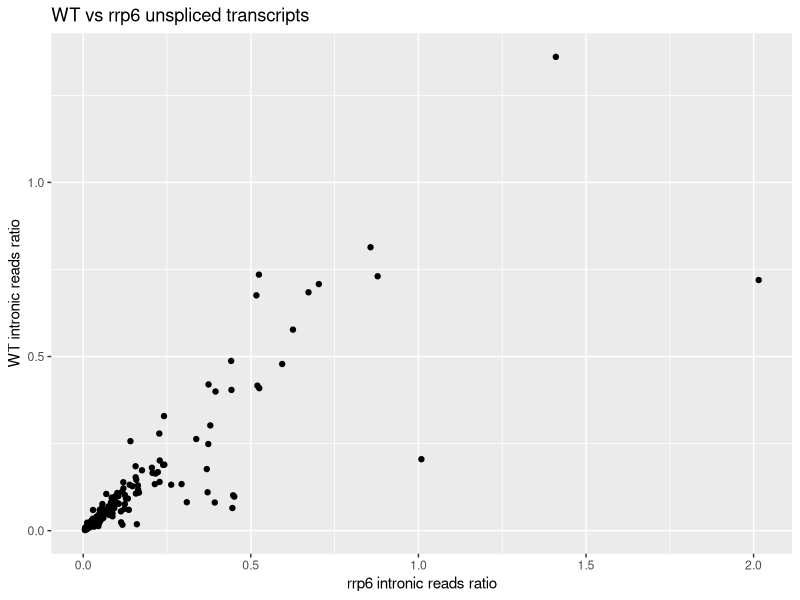
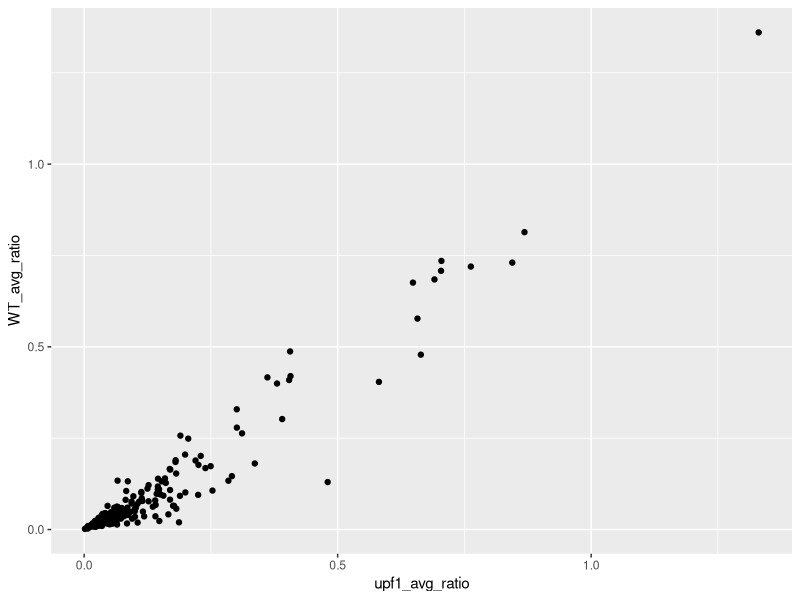

Write the R code that produced these figures, in order.
upf1_rrp6_ratios <- read.csv(file = "UPF1_rrp6_WT_intron_ratios.csv")
upf1_rrp6_ratios$WT_avg_ratio <- rowMeans(x = upf1_rrp6_ratios[,2:4])
upf1_rrp6_ratios$rrp6_avg_ratio <- rowMeans(x = upf1_rrp6_ratios[,5:7])
upf1_rrp6_ratios$upf1_avg_ratio <- rowMeans(x = upf1_rrp6_ratios[,8:10])
upf1_rrp6_ratios$u_r_avg_ratio <- rowMeans(x = upf1_rrp6_ratios[,11:13])
library(ggplot2)
upf1_rrp6_sig <- subset(upf1_rrp6_ratios, subset = upf1_rrp6_ratios$WT_vs_rrp6_pval<0.05)
upf1_rrp6_sig <- subset(upf1_rrp6_ratios, subset = upf1_rrp6_ratios$WT_vs_upf1_pval<0.05)
WT_vs_upf1 <-ggplot(data = upf1_rrp6_ratios, aes(x = upf1_avg_ratio, y = WT_avg_ratio)) +
  geom_point()
WT_vs_rrp6 <-ggplot(data = upf1_rrp6_ratios, aes(x = rrp6_avg_ratio, y = WT_avg_ratio)) +
  geom_point() + 
  ggtitle("WT vs rrp6 unspliced transcripts") +
  xlab("rrp6 intronic reads ratio") +
  ylab("WT intronic reads ratio")
